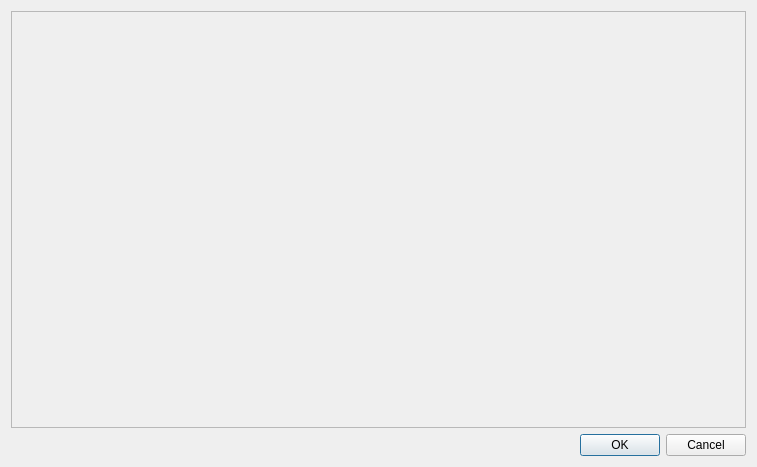
<?xml version="1.0" encoding="UTF-8"?>
<ui version="4.0">
 <class>DChartColisiones</class>
 <widget class="QDialog" name="DChartColisiones">
  <property name="geometry">
   <rect>
    <x>0</x>
    <y>0</y>
    <width>757</width>
    <height>467</height>
   </rect>
  </property>
  <property name="windowTitle">
   <string>Dialog</string>
  </property>
  <layout class="QVBoxLayout" name="verticalLayout">
   <item>
    <widget class="QFrame" name="FrameBolas">
     <property name="frameShape">
      <enum>QFrame::StyledPanel</enum>
     </property>
     <property name="frameShadow">
      <enum>QFrame::Raised</enum>
     </property>
    </widget>
   </item>
   <item>
    <widget class="QDialogButtonBox" name="buttonBox">
     <property name="orientation">
      <enum>Qt::Horizontal</enum>
     </property>
     <property name="standardButtons">
      <set>QDialogButtonBox::Cancel|QDialogButtonBox::Ok</set>
     </property>
    </widget>
   </item>
  </layout>
 </widget>
 <resources/>
 <connections>
  <connection>
   <sender>buttonBox</sender>
   <signal>accepted()</signal>
   <receiver>DChartColisiones</receiver>
   <slot>accept()</slot>
   <hints>
    <hint type="sourcelabel">
     <x>248</x>
     <y>254</y>
    </hint>
    <hint type="destinationlabel">
     <x>157</x>
     <y>274</y>
    </hint>
   </hints>
  </connection>
  <connection>
   <sender>buttonBox</sender>
   <signal>rejected()</signal>
   <receiver>DChartColisiones</receiver>
   <slot>reject()</slot>
   <hints>
    <hint type="sourcelabel">
     <x>316</x>
     <y>260</y>
    </hint>
    <hint type="destinationlabel">
     <x>286</x>
     <y>274</y>
    </hint>
   </hints>
  </connection>
 </connections>
</ui>
